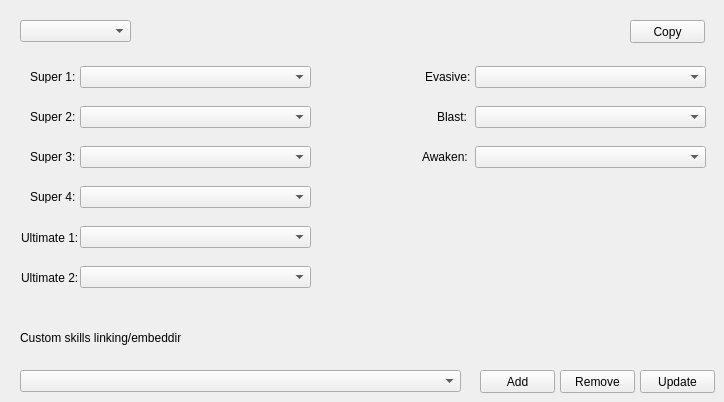
    <widget class="QWidget" name="cusTab">
     <property name="autoFillBackground">
      <bool>true</bool>
     </property>
     <attribute name="title">
      <string>CUS</string>
     </attribute>
     <widget class="QComboBox" name="cusSlotsComboBox">
      <property name="geometry">
       <rect>
        <x>20</x>
        <y>20</y>
        <width>111</width>
        <height>22</height>
       </rect>
      </property>
     </widget>
     <widget class="QLabel" name="label_18">
      <property name="geometry">
       <rect>
        <x>30</x>
        <y>70</y>
        <width>47</width>
        <height>13</height>
       </rect>
      </property>
      <property name="text">
       <string>Super 1:</string>
      </property>
     </widget>
     <widget class="QLabel" name="label_19">
      <property name="geometry">
       <rect>
        <x>30</x>
        <y>110</y>
        <width>47</width>
        <height>13</height>
       </rect>
      </property>
      <property name="text">
       <string>Super 2:</string>
      </property>
     </widget>
     <widget class="QLabel" name="label_20">
      <property name="geometry">
       <rect>
        <x>30</x>
        <y>150</y>
        <width>47</width>
        <height>13</height>
       </rect>
      </property>
      <property name="text">
       <string>Super 3:</string>
      </property>
     </widget>
     <widget class="QLabel" name="label_21">
      <property name="geometry">
       <rect>
        <x>30</x>
        <y>190</y>
        <width>47</width>
        <height>13</height>
       </rect>
      </property>
      <property name="text">
       <string>Super 4:</string>
      </property>
     </widget>
     <widget class="QLabel" name="label_22">
      <property name="geometry">
       <rect>
        <x>21</x>
        <y>230</y>
        <width>61</width>
        <height>16</height>
       </rect>
      </property>
      <property name="text">
       <string>Ultimate 1:</string>
      </property>
     </widget>
     <widget class="QLabel" name="label_30">
      <property name="geometry">
       <rect>
        <x>21</x>
        <y>270</y>
        <width>61</width>
        <height>16</height>
       </rect>
      </property>
      <property name="text">
       <string>Ultimate 2:</string>
      </property>
     </widget>
     <widget class="QLabel" name="label_31">
      <property name="geometry">
       <rect>
        <x>425</x>
        <y>70</y>
        <width>47</width>
        <height>13</height>
       </rect>
      </property>
      <property name="text">
       <string>Evasive:</string>
      </property>
     </widget>
     <widget class="QLabel" name="label_32">
      <property name="geometry">
       <rect>
        <x>437</x>
        <y>110</y>
        <width>47</width>
        <height>13</height>
       </rect>
      </property>
      <property name="text">
       <string>Blast:</string>
      </property>
     </widget>
     <widget class="QLabel" name="label_33">
      <property name="geometry">
       <rect>
        <x>422</x>
        <y>150</y>
        <width>47</width>
        <height>13</height>
       </rect>
      </property>
      <property name="text">
       <string>Awaken:</string>
      </property>
     </widget>
     <widget class="QComboBox" name="super1ComboBox">
      <property name="geometry">
       <rect>
        <x>80</x>
        <y>66</y>
        <width>231</width>
        <height>22</height>
       </rect>
      </property>
     </widget>
     <widget class="QComboBox" name="super2ComboBox">
      <property name="geometry">
       <rect>
        <x>80</x>
        <y>106</y>
        <width>231</width>
        <height>22</height>
       </rect>
      </property>
     </widget>
     <widget class="QComboBox" name="super3ComboBox">
      <property name="geometry">
       <rect>
        <x>80</x>
        <y>146</y>
        <width>231</width>
        <height>22</height>
       </rect>
      </property>
     </widget>
     <widget class="QComboBox" name="super4ComboBox">
      <property name="geometry">
       <rect>
        <x>80</x>
        <y>186</y>
        <width>231</width>
        <height>22</height>
       </rect>
      </property>
     </widget>
     <widget class="QComboBox" name="ultimate1ComboBox">
      <property name="geometry">
       <rect>
        <x>80</x>
        <y>226</y>
        <width>231</width>
        <height>22</height>
       </rect>
      </property>
     </widget>
     <widget class="QComboBox" name="ultimate2ComboBox">
      <property name="geometry">
       <rect>
        <x>80</x>
        <y>266</y>
        <width>231</width>
        <height>22</height>
       </rect>
      </property>
     </widget>
     <widget class="QComboBox" name="evasiveComboBox">
      <property name="geometry">
       <rect>
        <x>475</x>
        <y>66</y>
        <width>231</width>
        <height>22</height>
       </rect>
      </property>
     </widget>
     <widget class="QComboBox" name="blastComboBox">
      <property name="geometry">
       <rect>
        <x>475</x>
        <y>106</y>
        <width>231</width>
        <height>22</height>
       </rect>
      </property>
     </widget>
     <widget class="QComboBox" name="awakenComboBox">
      <property name="geometry">
       <rect>
        <x>475</x>
        <y>146</y>
        <width>231</width>
        <height>22</height>
       </rect>
      </property>
     </widget>
     <widget class="QToolButton" name="cusCopyButton">
      <property name="geometry">
       <rect>
        <x>630</x>
        <y>20</y>
        <width>75</width>
        <height>23</height>
       </rect>
      </property>
      <property name="text">
       <string>Copy</string>
      </property>
      <property name="popupMode">
       <enum>QToolButton::InstantPopup</enum>
      </property>
      <property name="toolButtonStyle">
       <enum>Qt::ToolButtonTextOnly</enum>
      </property>
     </widget>
     <widget class="QLabel" name="label_126">
      <property name="geometry">
       <rect>
        <x>20</x>
        <y>330</y>
        <width>161</width>
        <height>16</height>
       </rect>
      </property>
      <property name="text">
       <string>Custom skills linking/embedding:</string>
      </property>
     </widget>
     <widget class="QComboBox" name="cusDependsComboBox">
      <property name="geometry">
       <rect>
        <x>20</x>
        <y>370</y>
        <width>441</width>
        <height>22</height>
       </rect>
      </property>
     </widget>
     <widget class="QPushButton" name="cusDependsRemoveButton">
      <property name="geometry">
       <rect>
        <x>560</x>
        <y>370</y>
        <width>75</width>
        <height>23</height>
       </rect>
      </property>
      <property name="text">
       <string>Remove</string>
      </property>
     </widget>
     <widget class="QPushButton" name="cusDependsAddButton">
      <property name="geometry">
       <rect>
        <x>480</x>
        <y>370</y>
        <width>75</width>
        <height>23</height>
       </rect>
      </property>
      <property name="text">
       <string>Add</string>
      </property>
     </widget>
     <widget class="QPushButton" name="cusDependsUpdateButton">
      <property name="geometry">
       <rect>
        <x>640</x>
        <y>370</y>
        <width>75</width>
        <height>23</height>
       </rect>
      </property>
      <property name="text">
       <string>Update</string>
      </property>
     </widget>
     <zorder>cusDependsAddButton</zorder>
     <zorder>cusSlotsComboBox</zorder>
     <zorder>label_18</zorder>
     <zorder>label_19</zorder>
     <zorder>label_20</zorder>
     <zorder>label_21</zorder>
     <zorder>label_22</zorder>
     <zorder>label_30</zorder>
     <zorder>label_31</zorder>
     <zorder>label_32</zorder>
     <zorder>label_33</zorder>
     <zorder>super1ComboBox</zorder>
     <zorder>super2ComboBox</zorder>
     <zorder>super3ComboBox</zorder>
     <zorder>super4ComboBox</zorder>
     <zorder>ultimate1ComboBox</zorder>
     <zorder>ultimate2ComboBox</zorder>
     <zorder>evasiveComboBox</zorder>
     <zorder>blastComboBox</zorder>
     <zorder>awakenComboBox</zorder>
     <zorder>cusCopyButton</zorder>
     <zorder>label_126</zorder>
     <zorder>cusDependsComboBox</zorder>
     <zorder>cusDependsRemoveButton</zorder>
     <zorder>cusDependsUpdateButton</zorder>
    </widget>
